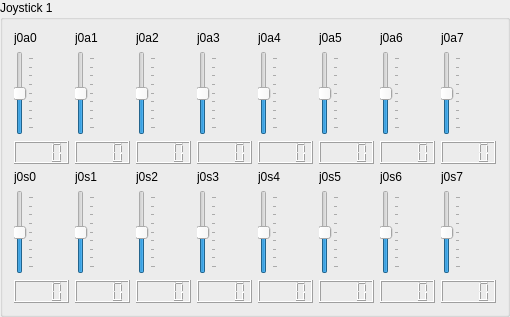
     <widget class="QGroupBox" name="groupBox_j0">
      <property name="title">
       <string>Joystick 1</string>
      </property>
      <property name="flat">
       <bool>false</bool>
      </property>
      <layout class="QVBoxLayout" name="verticalLayout_2">
       <item>
        <layout class="QGridLayout" name="gridLayout_2">
         <item row="2" column="2">
          <widget class="QLCDNumber" name="lcdNumber_j_0_a_2">
           <property name="numDigits">
            <number>4</number>
           </property>
          </widget>
         </item>
         <item row="2" column="3">
          <widget class="QLCDNumber" name="lcdNumber_j_0_a_3">
           <property name="numDigits">
            <number>4</number>
           </property>
          </widget>
         </item>
         <item row="2" column="6">
          <widget class="QLCDNumber" name="lcdNumber_j_0_a_6">
           <property name="numDigits">
            <number>4</number>
           </property>
          </widget>
         </item>
         <item row="2" column="4">
          <widget class="QLCDNumber" name="lcdNumber_j_0_a_4">
           <property name="numDigits">
            <number>4</number>
           </property>
          </widget>
         </item>
         <item row="2" column="0">
          <widget class="QLCDNumber" name="lcdNumber_j_0_a_0">
           <property name="numDigits">
            <number>4</number>
           </property>
          </widget>
         </item>
         <item row="0" column="7">
          <widget class="QLabel" name="label_j_0_a_7">
           <property name="text">
            <string>j0a7</string>
           </property>
          </widget>
         </item>
         <item row="2" column="1">
          <widget class="QLCDNumber" name="lcdNumber_j_0_a_1">
           <property name="numDigits">
            <number>4</number>
           </property>
          </widget>
         </item>
         <item row="2" column="5">
          <widget class="QLCDNumber" name="lcdNumber_j_0_a_5">
           <property name="numDigits">
            <number>4</number>
           </property>
          </widget>
         </item>
         <item row="2" column="7">
          <widget class="QLCDNumber" name="lcdNumber_j_0_a_7">
           <property name="numDigits">
            <number>4</number>
           </property>
          </widget>
         </item>
         <item row="5" column="0">
          <widget class="QLCDNumber" name="lcdNumber_j_0_s_0">
           <property name="numDigits">
            <number>4</number>
           </property>
          </widget>
         </item>
         <item row="5" column="1">
          <widget class="QLCDNumber" name="lcdNumber_j_0_s_1">
           <property name="numDigits">
            <number>4</number>
           </property>
          </widget>
         </item>
         <item row="5" column="2">
          <widget class="QLCDNumber" name="lcdNumber_j_0_s_2">
           <property name="numDigits">
            <number>4</number>
           </property>
          </widget>
         </item>
         <item row="5" column="3">
          <widget class="QLCDNumber" name="lcdNumber_j_0_s_3">
           <property name="numDigits">
            <number>4</number>
           </property>
          </widget>
         </item>
         <item row="5" column="4">
          <widget class="QLCDNumber" name="lcdNumber_j_0_s_4">
           <property name="numDigits">
            <number>4</number>
           </property>
          </widget>
         </item>
         <item row="5" column="5">
          <widget class="QLCDNumber" name="lcdNumber_j_0_s_5">
           <property name="numDigits">
            <number>4</number>
           </property>
          </widget>
         </item>
         <item row="5" column="6">
          <widget class="QLCDNumber" name="lcdNumber_j_0_s_6">
           <property name="numDigits">
            <number>4</number>
           </property>
          </widget>
         </item>
         <item row="5" column="7">
          <widget class="QLCDNumber" name="lcdNumber_j_0_s_7">
           <property name="numDigits">
            <number>4</number>
           </property>
          </widget>
         </item>
         <item row="1" column="4">
          <widget class="QSlider" name="verticalSlider_j_0_a_4">
           <property name="minimum">
            <number>-100</number>
           </property>
           <property name="maximum">
            <number>100</number>
           </property>
           <property name="orientation">
            <enum>Qt::Vertical</enum>
           </property>
           <property name="tickPosition">
            <enum>QSlider::TicksBelow</enum>
           </property>
           <property name="tickInterval">
            <number>25</number>
           </property>
          </widget>
         </item>
         <item row="1" column="2">
          <widget class="QSlider" name="verticalSlider_j_0_a_2">
           <property name="minimum">
            <number>-100</number>
           </property>
           <property name="maximum">
            <number>100</number>
           </property>
           <property name="orientation">
            <enum>Qt::Vertical</enum>
           </property>
           <property name="tickPosition">
            <enum>QSlider::TicksBelow</enum>
           </property>
           <property name="tickInterval">
            <number>25</number>
           </property>
          </widget>
         </item>
         <item row="1" column="3">
          <widget class="QSlider" name="verticalSlider_j_0_a_3">
           <property name="minimum">
            <number>-100</number>
           </property>
           <property name="maximum">
            <number>100</number>
           </property>
           <property name="orientation">
            <enum>Qt::Vertical</enum>
           </property>
           <property name="tickPosition">
            <enum>QSlider::TicksBelow</enum>
           </property>
           <property name="tickInterval">
            <number>25</number>
           </property>
          </widget>
         </item>
         <item row="1" column="7">
          <widget class="QSlider" name="verticalSlider_j_0_a_7">
           <property name="minimum">
            <number>-100</number>
           </property>
           <property name="maximum">
            <number>100</number>
           </property>
           <property name="orientation">
            <enum>Qt::Vertical</enum>
           </property>
           <property name="tickPosition">
            <enum>QSlider::TicksBelow</enum>
           </property>
           <property name="tickInterval">
            <number>25</number>
           </property>
          </widget>
         </item>
         <item row="1" column="6">
          <widget class="QSlider" name="verticalSlider_j_0_a_6">
           <property name="minimum">
            <number>-100</number>
           </property>
           <property name="maximum">
            <number>100</number>
           </property>
           <property name="orientation">
            <enum>Qt::Vertical</enum>
           </property>
           <property name="tickPosition">
            <enum>QSlider::TicksBelow</enum>
           </property>
           <property name="tickInterval">
            <number>25</number>
           </property>
          </widget>
         </item>
         <item row="1" column="0">
          <widget class="QSlider" name="verticalSlider_j_0_a_0">
           <property name="minimum">
            <number>-100</number>
           </property>
           <property name="maximum">
            <number>100</number>
           </property>
           <property name="orientation">
            <enum>Qt::Vertical</enum>
           </property>
           <property name="tickPosition">
            <enum>QSlider::TicksBelow</enum>
           </property>
           <property name="tickInterval">
            <number>25</number>
           </property>
          </widget>
         </item>
         <item row="1" column="5">
          <widget class="QSlider" name="verticalSlider_j_0_a_5">
           <property name="minimum">
            <number>-100</number>
           </property>
           <property name="maximum">
            <number>100</number>
           </property>
           <property name="orientation">
            <enum>Qt::Vertical</enum>
           </property>
           <property name="tickPosition">
            <enum>QSlider::TicksBelow</enum>
           </property>
           <property name="tickInterval">
            <number>25</number>
           </property>
          </widget>
         </item>
         <item row="1" column="1">
          <widget class="QSlider" name="verticalSlider_j_0_a_1">
           <property name="minimum">
            <number>-100</number>
           </property>
           <property name="maximum">
            <number>100</number>
           </property>
           <property name="orientation">
            <enum>Qt::Vertical</enum>
           </property>
           <property name="tickPosition">
            <enum>QSlider::TicksBelow</enum>
           </property>
           <property name="tickInterval">
            <number>25</number>
           </property>
          </widget>
         </item>
         <item row="4" column="0">
          <widget class="QSlider" name="verticalSlider_j_0_s_0">
           <property name="minimum">
            <number>-100</number>
           </property>
           <property name="maximum">
            <number>100</number>
           </property>
           <property name="orientation">
            <enum>Qt::Vertical</enum>
           </property>
           <property name="tickPosition">
            <enum>QSlider::TicksBelow</enum>
           </property>
           <property name="tickInterval">
            <number>25</number>
           </property>
          </widget>
         </item>
         <item row="4" column="1">
          <widget class="QSlider" name="verticalSlider_j_0_s_1">
           <property name="minimum">
            <number>-100</number>
           </property>
           <property name="maximum">
            <number>100</number>
           </property>
           <property name="orientation">
            <enum>Qt::Vertical</enum>
           </property>
           <property name="tickPosition">
            <enum>QSlider::TicksBelow</enum>
           </property>
           <property name="tickInterval">
            <number>25</number>
           </property>
          </widget>
         </item>
         <item row="4" column="2">
          <widget class="QSlider" name="verticalSlider_j_0_s_2">
           <property name="minimum">
            <number>-100</number>
           </property>
           <property name="maximum">
            <number>100</number>
           </property>
           <property name="orientation">
            <enum>Qt::Vertical</enum>
           </property>
           <property name="tickPosition">
            <enum>QSlider::TicksBelow</enum>
           </property>
           <property name="tickInterval">
            <number>25</number>
           </property>
          </widget>
         </item>
         <item row="4" column="3">
          <widget class="QSlider" name="verticalSlider_j_0_s_3">
           <property name="minimum">
            <number>-100</number>
           </property>
           <property name="maximum">
            <number>100</number>
           </property>
           <property name="orientation">
            <enum>Qt::Vertical</enum>
           </property>
           <property name="tickPosition">
            <enum>QSlider::TicksBelow</enum>
           </property>
           <property name="tickInterval">
            <number>25</number>
           </property>
          </widget>
         </item>
         <item row="4" column="4">
          <widget class="QSlider" name="verticalSlider_j_0_s_4">
           <property name="minimum">
            <number>-100</number>
           </property>
           <property name="maximum">
            <number>100</number>
           </property>
           <property name="orientation">
            <enum>Qt::Vertical</enum>
           </property>
           <property name="tickPosition">
            <enum>QSlider::TicksBelow</enum>
           </property>
           <property name="tickInterval">
            <number>25</number>
           </property>
          </widget>
         </item>
         <item row="4" column="5">
          <widget class="QSlider" name="verticalSlider_j_0_s_5">
           <property name="minimum">
            <number>-100</number>
           </property>
           <property name="maximum">
            <number>100</number>
           </property>
           <property name="orientation">
            <enum>Qt::Vertical</enum>
           </property>
           <property name="tickPosition">
            <enum>QSlider::TicksBelow</enum>
           </property>
           <property name="tickInterval">
            <number>25</number>
           </property>
          </widget>
         </item>
         <item row="4" column="6">
          <widget class="QSlider" name="verticalSlider_j_0_s_6">
           <property name="minimum">
            <number>-100</number>
           </property>
           <property name="maximum">
            <number>100</number>
           </property>
           <property name="orientation">
            <enum>Qt::Vertical</enum>
           </property>
           <property name="tickPosition">
            <enum>QSlider::TicksBelow</enum>
           </property>
           <property name="tickInterval">
            <number>25</number>
           </property>
          </widget>
         </item>
         <item row="4" column="7">
          <widget class="QSlider" name="verticalSlider_j_0_s_7">
           <property name="minimum">
            <number>-100</number>
           </property>
           <property name="maximum">
            <number>100</number>
           </property>
           <property name="orientation">
            <enum>Qt::Vertical</enum>
           </property>
           <property name="tickPosition">
            <enum>QSlider::TicksBelow</enum>
           </property>
           <property name="tickInterval">
            <number>25</number>
           </property>
          </widget>
         </item>
         <item row="0" column="0">
          <widget class="QLabel" name="label_j_0_a_0">
           <property name="text">
            <string>j0a0</string>
           </property>
          </widget>
         </item>
         <item row="0" column="1">
          <widget class="QLabel" name="label_j_0_a_1">
           <property name="text">
            <string>j0a1</string>
           </property>
          </widget>
         </item>
         <item row="0" column="2">
          <widget class="QLabel" name="label_j_0_a_2">
           <property name="text">
            <string>j0a2</string>
           </property>
          </widget>
         </item>
         <item row="0" column="3">
          <widget class="QLabel" name="label_j_0_a_3">
           <property name="text">
            <string>j0a3</string>
           </property>
          </widget>
         </item>
         <item row="0" column="4">
          <widget class="QLabel" name="label_j_0_a_4">
           <property name="text">
            <string>j0a4</string>
           </property>
          </widget>
         </item>
         <item row="0" column="5">
          <widget class="QLabel" name="label_j_0_a_5">
           <property name="text">
            <string>j0a5</string>
           </property>
          </widget>
         </item>
         <item row="0" column="6">
          <widget class="QLabel" name="label_j_0_a_6">
           <property name="text">
            <string>j0a6</string>
           </property>
          </widget>
         </item>
         <item row="3" column="0">
          <widget class="QLabel" name="label_j_0_s_0">
           <property name="text">
            <string>j0s0</string>
           </property>
          </widget>
         </item>
         <item row="3" column="1">
          <widget class="QLabel" name="label_j_0_s_1">
           <property name="text">
            <string>j0s1</string>
           </property>
          </widget>
         </item>
         <item row="3" column="2">
          <widget class="QLabel" name="label_j_0_s_2">
           <property name="text">
            <string>j0s2</string>
           </property>
          </widget>
         </item>
         <item row="3" column="3">
          <widget class="QLabel" name="label_j_0_s_3">
           <property name="text">
            <string>j0s3</string>
           </property>
          </widget>
         </item>
         <item row="3" column="4">
          <widget class="QLabel" name="label_j_0_s_4">
           <property name="text">
            <string>j0s4</string>
           </property>
          </widget>
         </item>
         <item row="3" column="5">
          <widget class="QLabel" name="label_j_0_s_5">
           <property name="text">
            <string>j0s5</string>
           </property>
          </widget>
         </item>
         <item row="3" column="6">
          <widget class="QLabel" name="label_j_0_s_6">
           <property name="text">
            <string>j0s6</string>
           </property>
          </widget>
         </item>
         <item row="3" column="7">
          <widget class="QLabel" name="label_j_0_s_7">
           <property name="text">
            <string>j0s7</string>
           </property>
          </widget>
         </item>
        </layout>
       </item>
      </layout>
     </widget>
